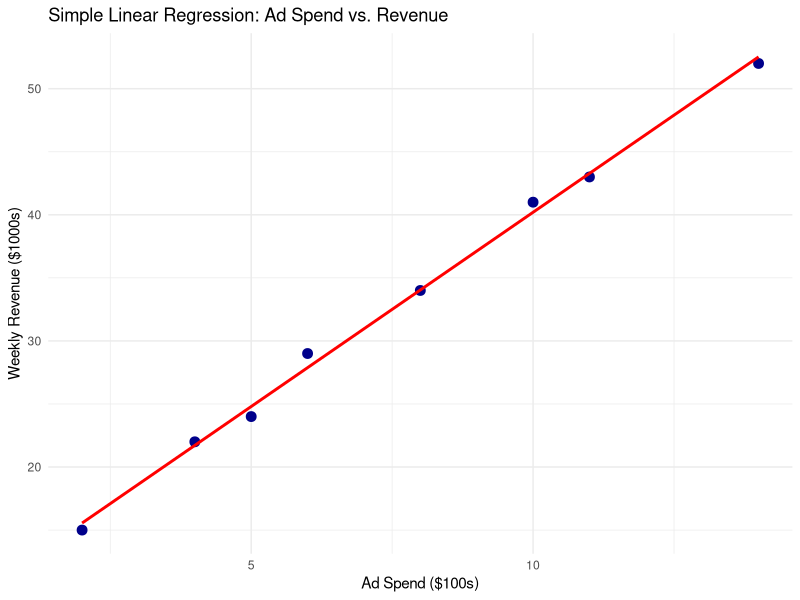

Write the R code that produced this figure.
## ---- chunk 1
knitr::opts_chunk$set(echo = TRUE, warning = FALSE, message = FALSE)
library(tidyverse)
## ---- chunk 2
# Sample business scenario: Sales ($1000s) across 3 store display designs
display_data <- data.frame(
  design = factor(rep(c("Endcap", "Aisle", "Checkout"), each = 5)),
  sales  = c(42, 45, 40, 46, 44,   # Endcap
             35, 38, 34, 37, 36,   # Aisle
             50, 54, 49, 52, 55)   # Checkout
)

# Run One-Way ANOVA
anova_model <- aov(sales ~ design, data = display_data)
summary(anova_model)

# Post-hoc Tukey HSD pairwise comparisons
TukeyHSD(anova_model, conf.level = 0.95)
## ---- chunk 3
# Sample business scenario: Ad Spend ($100s) vs. Weekly Revenue ($1000s)
ad_data <- data.frame(
  ad_spend = c(2, 4, 5, 6, 8, 10, 11, 14),
  revenue  = c(15, 22, 24, 29, 34, 41, 43, 52)
)

# Fit Simple Linear Regression model
reg_model <- lm(revenue ~ ad_spend, data = ad_data)
summary(reg_model)

# Extract key metrics
b0 <- coef(reg_model)[1]
b1 <- coef(reg_model)[2]
r_sq <- summary(reg_model)$r.squared
s_e  <- summary(reg_model)$sigma

cat(sprintf("Regression Equation: Revenue_hat = %.2f + %.2f * Ad_Spend\n", b0, b1))
cat(sprintf("R-squared: %.4f | Standard Error (s_e): %.4f\n", r_sq, s_e))

# Visualize regression line and residuals
ggplot(ad_data, aes(x = ad_spend, y = revenue)) +
  geom_point(color = "darkblue", size = 3) +
  geom_smooth(method = "lm", se = FALSE, color = "red") +
  labs(title = "Simple Linear Regression: Ad Spend vs. Revenue",
       x = "Ad Spend ($100s)",
       y = "Weekly Revenue ($1000s)") +
  theme_minimal()
